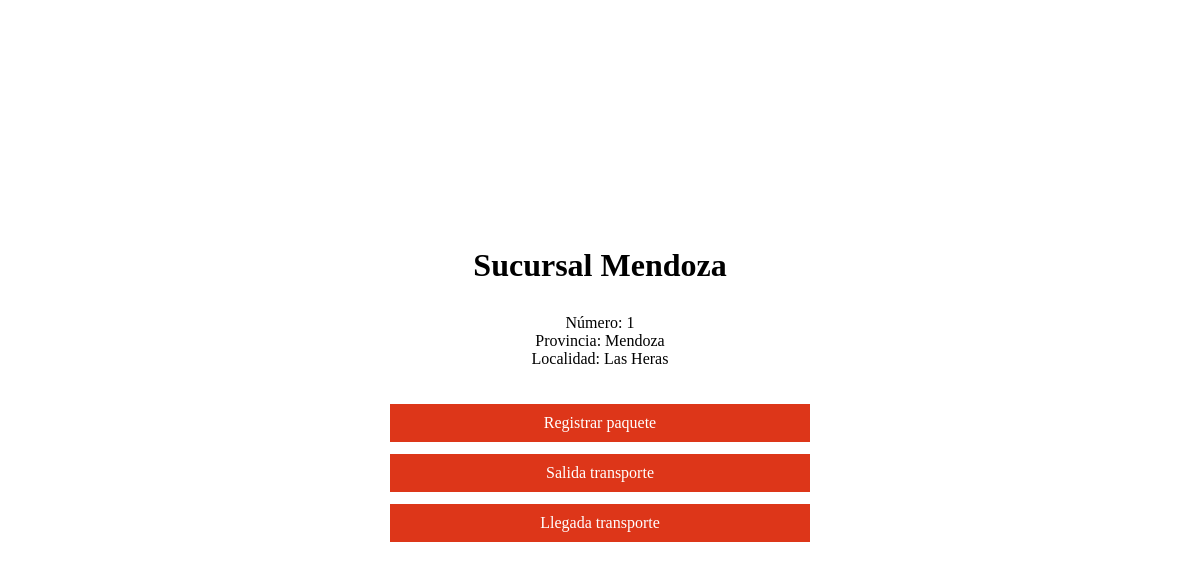
/select/1, run on the app's committed database.
### models.py (models this page shows, shortened)
class Sucursal(db.Model):
    id = db.Column(db.Integer, primary_key=True)
    numero = db.Column(db.Integer, nullable=False)
    provincia = db.Column(db.String(30), nullable=False)
    localidad = db.Column(db.String(30), nullable=False)
    direccion = db.Column(db.String(60), nullable=False)
    repartidores = db.relationship("Repartidor", backref="sucursal")
    transportes = db.relationship("Transporte", backref="sucursal")
    paquetes = db.relationship("Paquete", backref="sucursal")

### app.py (the view)
@app.route('/select/<int:id>')
def initSucursalElegida(id):
    sucursal = Sucursal.query.get(id)
    if sucursal:
        session['sucursal_id'] = id
        return render_template("inicioSucursal.html", sucursal=sucursal)
    else:
        return "Sucursal no encontrada"

### templates/inicioSucursal.html (shortened to what this page needs)
<!DOCTYPE html>
<html lang="en">
<head>
    <link rel="stylesheet" href="/static/css/inicioSucursales.css">
</head>
<body>
    {% if sucursal %}
    <h1>Sucursal {{ sucursal.provincia }}</h1>
    {% endif %}
    <div class="container">
        <div class="infosucursal">
            <p>Número: {{ sucursal.numero }}</p>
            <p>Provincia: {{ sucursal.provincia }}</p>
            <p>Localidad: {{ sucursal.localidad }}</p>
        </div>
        <div class="options">
            <a href="/regPaquete">Registrar paquete</a>
            <a href="/selectSucursalTransporte">Salida transporte</a>
            <a href="/transportesPendientesLlegada">Llegada transporte</a>
        </div>
    </div>
</body>
</html>

### static/css/inicioSucursales.css (style rules this page uses)
* { padding: 0; margin: 0; text-decoration: none; list-style: none; box-sizing: border-box; font-family: "Times New Roman", serif; }
body { display: flex; justify-content: center; align-items: center; flex-direction: column; text-align: center; min-height: 100vh; }
body h1 { margin-bottom: 30px; }
.container { display: flex; flex-direction: column; align-items: center; width: 600px; }
.options { margin-top: 35px; display: flex; flex-direction: column; align-items: center; width: 70%; height: 150px; justify-content: space-around; }
.options a { color: white; background-color: #dd3619; padding: 10px 10px; margin-bottom: 10px; width: 100%; transition: all .3s ease; }

### data on the page
Sucursal: provincia "Mendoza", numero "1", localidad "Las Heras"
